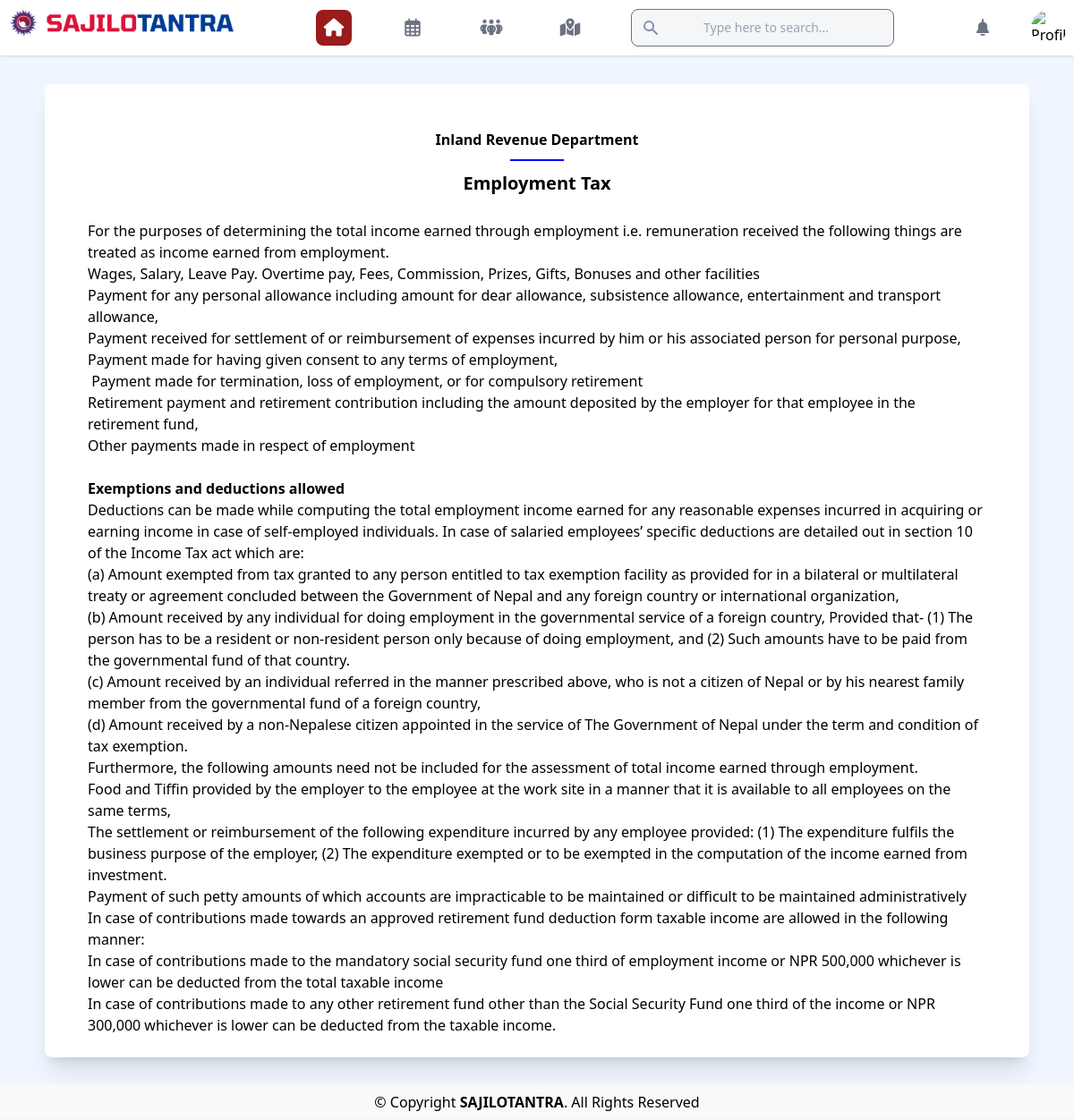
The app's page /guide/7 with its own data.
### SajilotantraApp/models.py (models this page shows, shortened)
class Guidance(models.Model):
    id = models.AutoField(primary_key=True)
    title = models.CharField(max_length=200)
    description = RichTextField()
    thumbnail = models.ImageField(upload_to='static/thumbnails/')
    category = models.CharField(max_length=100)

### SajilotantraApp/views.py (the view)
# urls.py: path('guide/<int:pk>', views.guide_blog, name='guide_blog'),
def guide_blog(request,pk):
   guideBlog=Guidance.objects.get(id=pk)
   blog={
    'guideBlog':guideBlog
   }
   return render(request,'guide_steps.html',blog)

### templates/guide_steps.html (shortened to what this page needs)
<!DOCTYPE html>
<html lang="en">
  <head>
    <script src="https://cdn.tailwindcss.com"></script>
    <script src="https://cdn.tailwindcss.com"></script>
	<link href="https://cdnjs.cloudflare.com/ajax/libs/flowbite/2.2.0/flowbite.min.css"  rel="stylesheet" />
		<link rel="stylesheet" href="static\css\dashboard.css">
  </head>
<body class="bg-blue-50">
<header class="">
<nav class="fixed bg-white shadow flex justify-between items-center w-[100%]  mx-auto">
            <div>
            <a href="/dashboard#">  <img style="width:17rem;" src="\static\assets\LogoWhite.png" alt="..."></a>
            </div>
            <div class="nav-links duration-500 md:static absolute bg-white md:min-h-fit min-h-[60vh] left-0 top-[-100%] md:w-auto  w-full flex items-center px-5">
            <ul class="flex md:flex-row flex-col md:items-center md:gap-[4vw] gap-8">
            <li>
            <a class="" href="/dashboard#">
                            <div class="text-xl bg-red-800 text-white w-10 h-10 flex justify-center items-center rounded-lg mx-auto hover:bg-blue-800">
                                <i class="fa-solid fa-house"></i>
                            </div>
                        </a>
                    </li>
                    <li>
                        <a class="" href="#">
                            <div class="text-xl bg-white text-gray-500 w-10 h-10 flex justify-center items-center rounded-lg mx-auto hover:bg-blue-800 hover:text-white">
                                <i class="fa-regular fa-calendar-days"></i>
                            </div>
                        </a>
                    </li>
                    <li>
                        <a class="" href="#">
                            <div class="text-xl bg-white text-gray-500 w-10 h-10 flex justify-center items-center rounded-lg mx-auto hover:bg-blue-800 hover:text-white">
                                <i class="fa-solid fa-people-group"></i>
                            </div>
                        </a>
                    </li>
                    <li>
                        <a class="" href="#">
                            <div class="text-xl bg-white text-gray-500 w-10 h-10 flex justify-center items-center rounded-lg mx-auto hover:bg-blue-800 hover:text-white">
                                <i class="fa-solid fa-map-location-dot"></i>                            </div>
                        </a>
                    </li>
                    <li>
                        <form class="flex items-center">
                            <div class="relative w-full">
                            <div class="absolute inset-y-0 left-0 flex items-center pl-3 pointer-events-none">
                            </div>
                            <input type="text" id="simple-search" class="block w-full p-2.5 pl-20 text-sm text-[#858EAD] rounded-lg bg-[#F4F6F8] border focus:ring-primary-100 focus:border-primary-100" placeholder="Type here to search..." required="">
                            </div>
                        </form>
                    </li>
                </ul>
            </div>
            <div class="flex items-center gap-6">
                <button id="notificationButton" type="button" data-dropdown-toggle="notification-dropdown" class="p-2 mr-1 text-gray-500 rounded-lg hover:text-gray-900 hover:bg-blue-800 hover:text-white dark:text-gray-400 dark:hover:text-white dark:hover:bg-blue-800 focus:ring-4 focus:ring-blue-800 dark:focus:ring-blue-800">
                </button>
                <div id="profileContainer" class="flex items-center gap-3 cursor-pointer mx-2 rounded-full focus:ring-2 hover:ring-2 hover:ring-gray-600 focus:ring-gray-800 ">
                    <img class="w-10 h-10 rounded-full" src="https://placekitten.com/40/40" alt="Profile Picture">
                </div>
            </div>
    </header>
<div>
</div>
	<section>
    <div class="rounded-lg shadow-xl w-11/12 mx-auto bg-white pt-10 pb-2 px-6" style="margin-top: 70px; margin-bottom: 30px;">
        <div class="font-semibold" style="text-align: center; margin-top: 10px;font-size: 14;">
            {{guideBlog.category}}
          </div>
          <hr style="width:60px;margin: 0 auto; margin-top: 10px; margin-bottom: 10px; border: none; background-color: blue; height: 2px;">
        <div style="font-size: 20px; font-weight: bold; margin-bottom: 10px; text-align: center;">
        {{ guideBlog.title }}
      </div>
      <div class="py-4 px-6">
        {{guideBlog.description | safe}}
      </div>
    </div>
    </section>
    <footer id="footer" class="footer text-base py-2" style="background-color: #F9F9F9;">
      <div class="container mx-auto" style="text-align: center;">
                      &copy; Copyright <strong><span>SAJILOTANTRA</span></strong>. All Rights Reserved
      </div>
  </footer>
</body>
</html>

### static/css/dashboard.css (style rules this page uses)
header { position: fixed; top: 0; left: 0; width: 100%; z-index: 1000; background-color: #fff; box-shadow: 0 2px 4px rgba(0, 0, 0, 0.1); }

### records on screen
Guidance: category "Inland Revenue Department", title "Employment Tax", description "For the purposes of determining the total income earned through employment i.e. remuneration received the following things are treated as income earned from employment. Wages, Salary, Leave Pay. Overtime pay, Fees, Commission, Prizes, Gifts, Bonuses and other facilities Payment for any personal allowance including amount for dear allowance, subsistence allowance, entertainment and transport allowance, Payment received for settlement of or reimbursement of expenses incurred by him or his associated person for personal purpose, Payment made for having given consent to any terms of employment, Payment made for termination, loss of employment, or for compulsory retirement Retirement payment and…"
